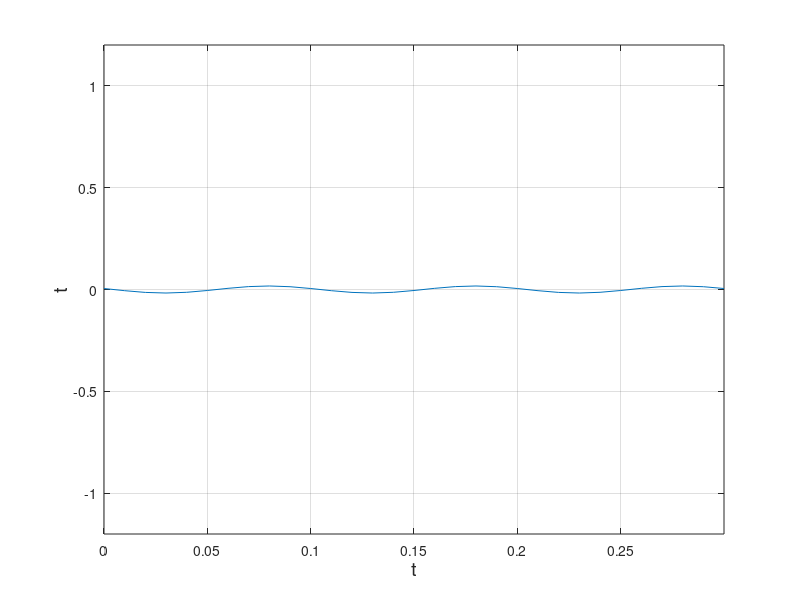
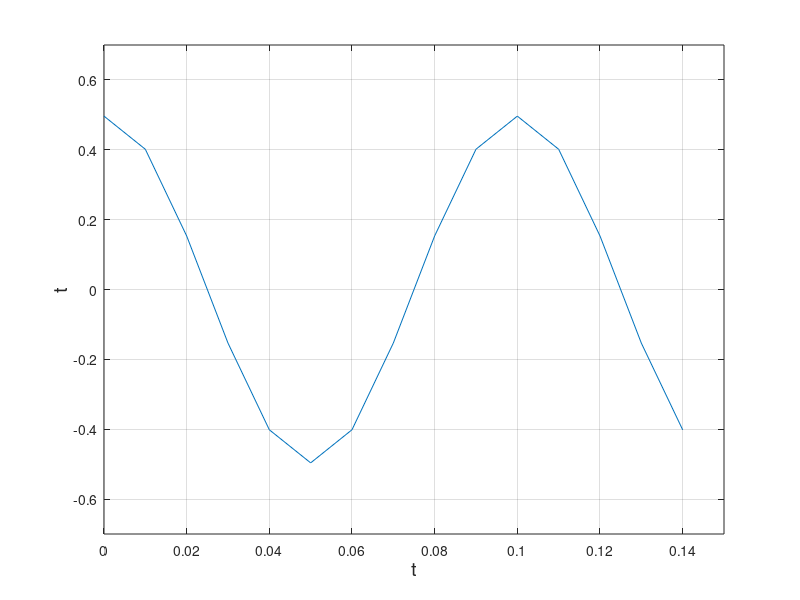

These charts were generated, in order, by the following MATLAB code:
clear all;
close all;
A = 1; %증폭기
f = 10; %주기
t = 0:0.01:0.3;%시간의 변화를 나타냄 0초부터 0.3초까지 0.01초로 단위로 샘플링
N = 10000; %랜덤 프로세스 갯수
theta = 2 * pi * rand(N,1); %0부터 2pi 사이의 유니폼 분포를 만든다.
X = zeros(N,length(t)); % 7개 행과 31개의 열에서 0을 가지는 행렬
for i = 1:N X(i,:) = A * cos(2 * pi * f * t + theta(i)); end % X의 i행 0열부터 31열까지에 이 함수의 0부터 31까지 만든 값을 넣겠다
%시간 오래걸려서 뺌 
%{
figure,
for i = 1:N
    subplot(N,1,i),plot(t,X(i,:)); %i 행의 0열부터 31열까지의 값을 그려라
    if i == N
        xlabel('time');
    end
    axis([0 0.3 -1.2 1.2]);
    grid;
end
%}

[N,T] = size(X); %[행,열] = size(분포)
t = 0:0.01:0.3;
mean_values = zeros(1,length(t));
for i = 1:T mean_values(i) = sum(X(:,i))/N; end %즉, 모든행에서 열단위로 더한 값을 총 갯수로 나눠라 => 특정 시간에 대한 평균 값// 샘플의 갯수가 많아지면 많아질수록 
%sample 이 많아지면 많아질수록 랜덤 variable의 continuous 해지기 때문에 평균이 0에 가까워지는 것을 볼 수 있다.
auto_corr = zeros(1,(length(t) -1)/2); %15개만 만든다.
for i = 0:T/2-1 %matlab은 원래 1부터 시작이다. 
    auto_corr(i + 1) = sum(X(:,1).* X(:,1 + i))/N; % auto_corr = X(t) * X(t - 타우)의 평균 이잖아 그래서 우리는 처음지점을 기준으로 시간이 지나면 지날수록 
    %얼마나 닮아있는지를 판단해준다.
end
figure,plot(t,mean_values);
xlabel('t','fontsize',14);
ylabel('t','fontsize',14);
grid;
axis([0 0.3 -1.2 1.2]);
figure,plot([0:T/2-1]*0.01,auto_corr);
xlabel('t','fontsize',14);
ylabel('t','fontsize',14);
grid;
axis([0 0.3/2 -0.7 0.7]);





